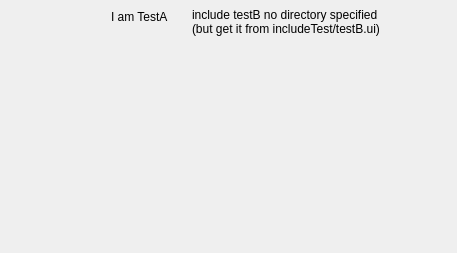
<?xml version="1.0" encoding="UTF-8"?>
<ui version="4.0">
 <class>MainWindow</class>
 <widget class="QMainWindow" name="MainWindow">
  <property name="geometry">
   <rect>
    <x>0</x>
    <y>0</y>
    <width>457</width>
    <height>253</height>
   </rect>
  </property>
  <property name="windowTitle">
   <string>MainWindow</string>
  </property>
  <property name="styleSheet">
   <string notr="true">
QWidget#centralWidget {background: rgba(187, 187, 187, 0);}</string>
  </property>
  <widget class="QWidget" name="centralwidget">
   <widget class="caClock" name="caclock">
    <property name="geometry">
     <rect>
      <x>18</x>
      <y>58</y>
      <width>125</width>
      <height>125</height>
     </rect>
    </property>
   </widget>
   <widget class="caInclude" name="cainclude">
    <property name="geometry">
     <rect>
      <x>197</x>
      <y>52</y>
      <width>227</width>
      <height>174</height>
     </rect>
    </property>
    <property name="filename" stdset="0">
     <string notr="true">testB.ui</string>
    </property>
   </widget>
   <widget class="QLabel" name="label">
    <property name="geometry">
     <rect>
      <x>192</x>
      <y>7</y>
      <width>243</width>
      <height>29</height>
     </rect>
    </property>
    <property name="text">
     <string>include testB no directory specified
(but get it from includeTest/testB.ui)</string>
    </property>
   </widget>
   <widget class="QLabel" name="label_2">
    <property name="geometry">
     <rect>
      <x>111</x>
      <y>7</y>
      <width>157</width>
      <height>20</height>
     </rect>
    </property>
    <property name="text">
     <string>I am TestA</string>
    </property>
   </widget>
   <widget class="caGraphics" name="cagraphics">
    <property name="geometry">
     <rect>
      <x>181</x>
      <y>42</y>
      <width>257</width>
      <height>203</height>
     </rect>
    </property>
   </widget>
   <widget class="caGraphics" name="cagraphics_2">
    <property name="geometry">
     <rect>
      <x>2</x>
      <y>3</y>
      <width>450</width>
      <height>247</height>
     </rect>
    </property>
    <property name="foreground">
     <color>
      <red>170</red>
      <green>255</green>
      <blue>127</blue>
     </color>
    </property>
    <property name="fillstyle" stdset="0">
     <enum>caGraphics::Filled</enum>
    </property>
   </widget>
   <zorder>cagraphics_2</zorder>
   <zorder>cagraphics</zorder>
   <zorder>caclock</zorder>
   <zorder>cainclude</zorder>
   <zorder>label</zorder>
   <zorder>label_2</zorder>
  </widget>
 </widget>
 <customwidgets>
  <customwidget>
   <class>caGraphics</class>
   <extends>QWidget</extends>
   <header>caGraphics</header>
  </customwidget>
  <customwidget>
   <class>caInclude</class>
   <extends>QWidget</extends>
   <header>caInclude</header>
  </customwidget>
  <customwidget>
   <class>caClock</class>
   <extends>QWidget</extends>
   <header>caClock</header>
  </customwidget>
 </customwidgets>
 <resources/>
 <connections/>
</ui>
